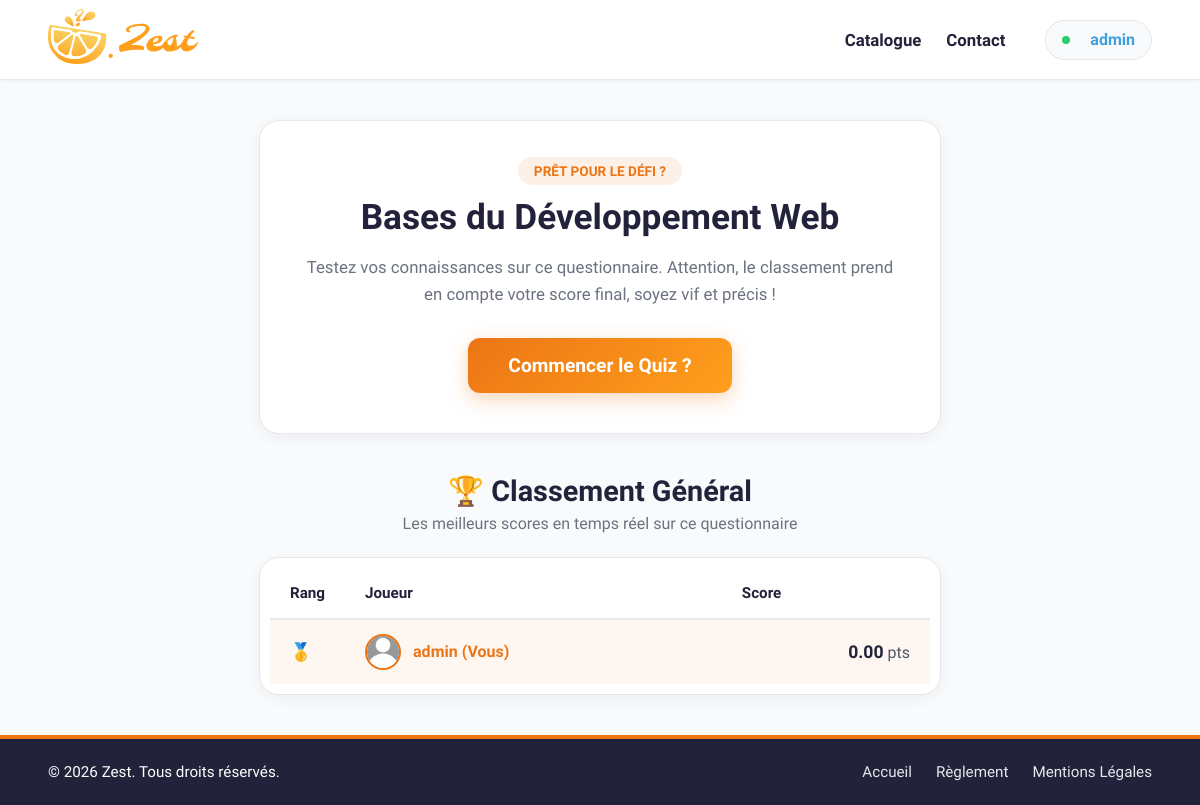
The page /quiz.php?quizId=1 (signed in) on the database its author committed.
### tables this page shows
CREATE TABLE `sae203_quiz` (
                               `id` int(11) NOT NULL AUTO_INCREMENT,
                               `name` varchar(100) NOT NULL,
                               `creator` int(11) NOT NULL,
                               PRIMARY KEY (`id`)
);

CREATE TABLE `sae203_resultat` (
                                   `user` int(11) NOT NULL,
                                   `quiz` int(11) NOT NULL,
                                   `score` int(11) NOT NULL,
                                   PRIMARY KEY (`user`,`quiz`),
                                   KEY `question_user` (`quiz`,`user`),
                                   CONSTRAINT `sae203_resultat_ibfk_2` FOREIGN KEY (`user`) REFERENCES `sae203_user` (`id`),
                                   CONSTRAINT `sae203_resultat_ibfk_3` FOREIGN KEY (`quiz`) REFERENCES `sae203_quiz` (`id`)
);

CREATE TABLE `sae203_user` (
                               `id` int(11) NOT NULL AUTO_INCREMENT,
                               `username` varchar(100) NOT NULL,
                               `email` varchar(255) NOT NULL,
                               `password` varchar(255) NOT NULL,
                               `profilepic` blob DEFAULT NULL,
                               `admin` tinyint(1) NOT NULL,
                               PRIMARY KEY (`id`)
);

### php/utils.php (called while the page is built, shortened)
<?php
function getPDOConnection()
{
    try {
        return new PDO(DB, USER, PWD);
    } catch (PDOException $e) {
        die ("Failed: " . $e);
    }
}
function getInfoDataBase($query)
{
    $conn = getPDOConnection();
    $res = $conn->query($query);
    $rows = $res->fetchAll();
    return $rows;
}

### quiz.php (the view, shortened to what this page needs)
<?php
require_once $_SERVER["DOCUMENT_ROOT"] . "/sae203/php/utils.php";
$quiz = isset($_GET['quizId']) ? (int)$_GET['quizId'] : 0;
$userId = isset($_SESSION['user']['id']) ? (int)$_SESSION['user']['id'] : null;
$query = "SELECT * FROM sae203_quiz WHERE id = $quiz";
$quizInfosResult = getInfoDataBase($query);
$quizInfos = $quizInfosResult[0];
$query = "SELECT COUNT(*) as nb_questions FROM sae203_question WHERE quiz = $quiz";
$countResult = getInfoDataBase($query);
$hasQuestions = ($countResult[0]['nb_questions'] > 0);
$queryScores = "SELECT r.*, u.username, u.profilepic
                FROM sae203_resultat r
                JOIN sae203_user u ON r.user = u.id
                WHERE r.quiz = $quiz
                ORDER BY r.score DESC";
$allScores = getInfoDataBase($queryScores);
$top10 = [];
$rank = 1;
foreach ($allScores as $scoreRow) {
    if ($rank <= 10) {
        $top10[] = [
                'rank' => $rank,
                'username' => $scoreRow['username'],
                'score' => $scoreRow['score'],
                'profilepic' => $scoreRow['profilepic']
        ];
    }
    $rank++;
}
?>
<!DOCTYPE html>
<html lang="fr">
<head>
    <?php require_once $_SERVER["DOCUMENT_ROOT"] . "/sae203/includes/load-css.php"; ?>
    <link rel="stylesheet" href="css/quiz.css">
</head>
<body>
<?php require_once $_SERVER["DOCUMENT_ROOT"] . "/sae203/includes/header.php"; ?>
<main class="quiz-preview-container">
    <section class="quiz-hero-card">
        <span class="badge">Prêt pour le défi ?</span>
        <h1><?= htmlspecialchars($quizInfos['name']) ?></h1>
        <p class="quiz-description">
            Testez vos connaissances sur ce questionnaire. Attention, le classement prend en compte votre score final, soyez vif et précis !
        </p>
        <div class="cta-zone">
            <?php if ($hasQuestions): ?>
                <a href="questions.php?quizId=<?= $quiz ?>" class="btn btn-start">Commencer le Quiz ?</a>
            <?php else: ?>
                <div class="alert-empty">⚠️ Aucune question n'est disponible pour ce quiz actuellement.</div>
            <?php endif; ?>
        </div>
    </section>
    <section class="leaderboard-section">
        <div class="section-title">
            <h2>🏆 Classement <span class="text-gradient">Général</span></h2>
            <p>Les meilleurs scores en temps réel sur ce questionnaire</p>
        </div>
        <div class="leaderboard-box">
            <?php if (!empty($top10)): ?>
                <table class="leaderboard-table">
                    <thead>
                    <tr>
                        <th>Rang</th>
                        <th>Joueur</th>
                        <th>Score</th>
                    </tr>
                    </thead>
                    <tbody>
                    <?php foreach ($top10 as $player):
                        $isMe = ($userId && isset($_SESSION['user']['username']) && $player['username'] === $_SESSION['user']['username']);
                        ?>
                        <tr class="<?= $isMe ? 'row-current-user' : '' ?>">
                            <td class="rank-cell">
                                <?php if ($player['rank'] == 1): ?> 🥇
                                <?php elseif ($player['rank'] == 2): ?> 🥈
                                <?php elseif ($player['rank'] == 3): ?> 🥉
                                <?php else: ?> <?= $player['rank'] ?>
                                <?php endif; ?>
                            </td>
                            <td class="player-cell">
                                <div class="player-info">
                                    <?php if (!empty($player['profilepic'])): ?>
                                        <img class="table-avatar" alt="Avatar">
                                    <?php else: ?>
                                        <img src="assets/defaultPP.jpg" class="table-avatar" alt="Avatar">
                                    <?php endif; ?>
                                    <span class="player-name"><?= htmlspecialchars($player['username']) ?><?= $isMe ? ' (Vous)' : '' ?></span>
                                </div>
                            </td>
                            <td class="score-cell"><strong><?= number_format($player['score'], 2) ?></strong> pts</td>
                        </tr>
                    <?php endforeach; ?>
                    </tbody>
                </table>
            <?php else: ?>
                <div class="empty-leaderboard">
                    ✨ Soyez le premier à participer pour ouvrir le classement de ce quiz !
                </div>
            <?php endif; ?>
        </div>
    </section>
</main>
<?php require_once $_SERVER["DOCUMENT_ROOT"] . "/sae203/includes/footer.php"; ?>
</body>
</html>

### css/style.css (style rules this page uses)
:root { --space-indigo: #22223B; --orange: #ec7515; --amber-glow: #FF9F1C; --mustard: #fad161; --light-blue: #8cd1ff; --blue-bell: #409fdd; --yale-blue: #124668; --black: #111827; --shadow: rgba(0, 0, 0, 0.05); --shadow-hover: rgba(0, 0, 0, 0.1); --light-grey: #e5e7eb; --bg: #f9fafb; --white: #fff; --error: #bd2f2f; --correct: #008000; }
body { background-color: var(--bg); color: var(--black); display: flex; flex-direction: column; min-height: 100vh; }

### css/quiz.css (style rules this page uses)
.quiz-preview-container { max-width: 800px; margin: 40px auto; padding: 0 20px; box-sizing: border-box; }
.leaderboard-box { background-color: var(--white); border: 1px solid var(--light-grey); border-radius: 20px; box-shadow: 0 4px 15px var(--shadow); overflow: hidden; padding: 10px; }
.rank-cell { font-weight: 700; font-size: 1.1rem; color: var(--space-indigo); width: 70px; }
.player-info { display: flex; align-items: center; gap: 12px; }
.table-avatar { width: 36px; height: 36px; border-radius: 50%; object-fit: cover; border: 2px solid var(--light-grey); }
.player-name { font-weight: 600; color: var(--black); }

### rows shown on the page
sae203_quiz: name "Bases du Développement Web"
sae203_resultat: user.username "admin", score "0.00"

### other values the page prints
$ernest "admin"
